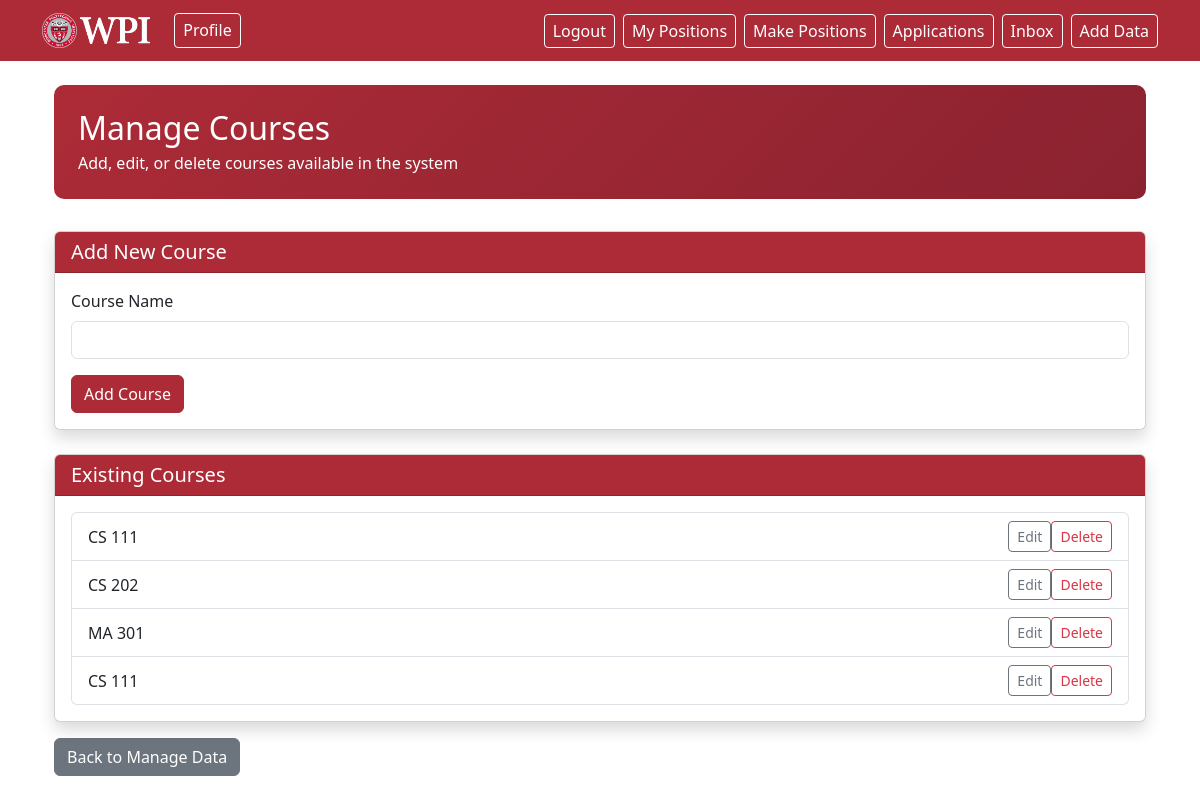
The app's page /faculty/addData/addCourse (signed in) with its own data.
### app/main/models.py (models this page shows)
class StudentCourse(db.Model):
    id: sqlo.Mapped[int] = sqlo.mapped_column(primary_key=True)
    course_name: sqlo.Mapped[str] = sqlo.mapped_column(sqla.String(128))
    grade: sqlo.Mapped[Optional[str]] = sqlo.mapped_column(sqla.String(16), nullable=True)
    instructor: sqlo.Mapped[Optional[str]] = sqlo.mapped_column(sqla.String(128), nullable=True)
    term: sqlo.Mapped[Optional[str]] = sqlo.mapped_column(sqla.String(32), nullable=True)

### app/faculty/faculty_routes.py (the view, shortened to what this page needs)
@faculty_bp.route('/addData/addCourse', methods=['GET','POST'])
@role_required('faculty')
def add_course():
    form = CourseFormFaculty()
    return render_template('add_course.html', form=form, courses=StudentCourse.query.all())

### app/faculty/faculty_forms.py
class CourseFormFaculty(FlaskForm):
	course_name = StringField('Course Name', validators=[DataRequired()])
	grade = StringField('Grade', validators=[Optional(), Length(max=16)])
	instructor = StringField('Instructor', validators=[Optional(), Length(max=128)])
	term = StringField('Term', validators=[Optional(), Length(max=32)])
	submit = SubmitField('Add Course')

### app/main/models.py (called while the page is built)
@login.user_loader
def load_user(id):
    return db.session.get(User, int(id))

    @property
    def role(self):
        return self.type

### app/faculty/templates/add_course.html (shortened to what this page needs)
{% extends "base.html" %}
{% block content %}
<div class="container mt-4">
    <div class="page-header">
        <h2 class="mb-1">Manage Courses</h2>
        <p class="mb-0">Add, edit, or delete courses available in the system</p>
    </div>
    <div class="card mt-4 shadow">
        <div class="card-header wpi-red-header text-white">
            <h5 class="mb-0">Add New Course</h5>
        </div>
        <div class="card-body">
            <form method="POST">
                <div class="form-group">
                    {{ form.course_name.label(class="form-label") }}
                    {{ form.course_name(class="form-control") }}
                </div>
                <button type="submit" class="btn wpi-red-btn mt-3">Add Course</button>
            </form>
        </div>
    </div>
    <div class="card mt-4 shadow">
        <div class="card-header wpi-red-header text-white">
            <h5 class="mb-0">Existing Courses</h5>
        </div>
        <div class="card-body">
            {% if courses %}
                <div class="list-group">
                    {% for course in courses %}
                        <div class="list-group-item d-flex justify-content-between align-items-center">
                            <span>{{ course.course_name }}</span>
                            <div class="btn-group" role="group">
                                <form method="POST" action="{{ url_for('faculty.edit_course', course_id=course.id) }}" class="d-inline">
                                    <button type="submit" class="btn btn-sm btn-outline-secondary">Edit</button>
                                </form>
                                <form method="POST" action="{{ url_for('faculty.delete_course', course_id=course.id) }}" class="d-inline" onsubmit="return confirm('Are you sure you want to delete this course? This action cannot be undone.');">
                                    <button type="submit" class="btn btn-sm btn-outline-danger">Delete</button>
                                </form>
                            </div>
                        </div>
                    {% endfor %}
                </div>
            {% else %}
                <p class="text-muted">No courses available.</p>
            {% endif %}
        </div>
    </div>
    <div class="mt-3">
        <a href="{{ url_for('faculty.add_data') }}" class="btn btn-secondary">Back to Manage Data</a>
    </div>
</div>
{% endblock %}

### app/static/css/main.css (style rules this page uses)
.wpi-red-header { background-color: #AC2B37; color: white; }
.wpi-red-header h5, .wpi-red-header h6 { color: white; }
.wpi-red-btn { background-color: #AC2B37; border-color: #AC2B37; color: white; }
.page-header { background: linear-gradient(135deg, #AC2B37 0%, #8B2230 100%); color: white; padding: 1.5rem; border-radius: 10px; margin-bottom: 2rem; }

### records on screen
StudentCourse: course_name "CS 111"
StudentCourse: course_name "CS 202"
StudentCourse: course_name "MA 301"
StudentCourse: course_name "CS 111"
